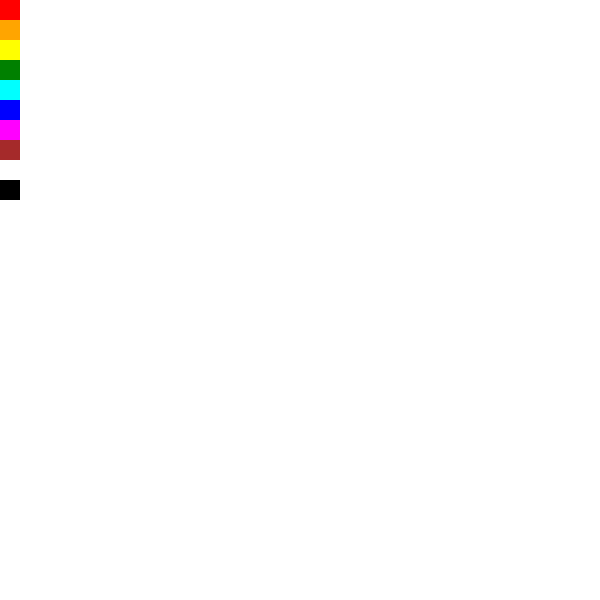
Frame 1 (no input)
Frame 60 (no input): identical to frame 1, image omitted
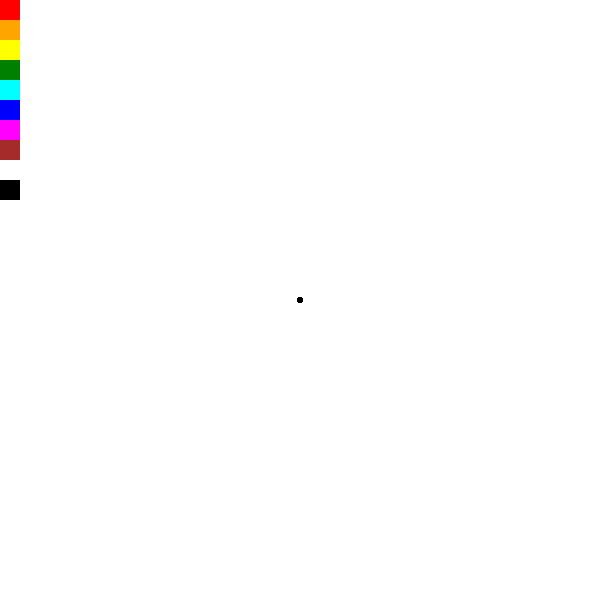
Frame 120 (the mouse pressed at the canvas centre since frame 60)

The p5.js sketch that drew these frames (run headless with seeded random() and noise() and a simulated clock; from frame 60 on, the mouse is pressed at the canvas centre):

// p5.js sketch
// ── sketch.js
function setup() {
  createCanvas(600, 600);
  background(255);
  //buttons
  push();
  noStroke();
  fill("red");
  square(0,0,20);
  fill("orange");
  square(0,20,20);
  fill("yellow");
  square(0,40,20);
  fill("green");
  square(0,60,20);
  fill("cyan");
  square(0,80,20);
  fill("blue");
  square(0,100,20);
  fill("magenta");
  square(0,120,20);
  fill("brown");
  square(0,140,20);
  fill("white");
  square(0,160,20);
  fill("black");
  square(0,180,20);
  pop();
  strokeWeight(5);
}

const BUTTON_AREA = 200;
var prev_x = 20;
var prev_y = 220;

function draw() {
  if(mouseIsPressed && !(mouseX < 20 && mouseY < BUTTON_AREA)&& !(prev_x < 20 && prev_y < BUTTON_AREA)){
    line(prev_x, prev_y, mouseX, mouseY);
  }
  prev_x = mouseX;
  prev_y = mouseY;
}

function mousePressed(){
  if(mouseX < 20 && mouseY < BUTTON_AREA){
    //pick color - button functionality
    if(mouseY < 20){
      stroke("red");
    }
    else if(mouseY < 40){
      stroke("orange");
    }
    else if(mouseY < 60){
      stroke("yellow");
    }
    else if(mouseY < 80){
      stroke("green");
    }
    else if(mouseY < 100){
      stroke("cyan");
    }
    else if(mouseY < 120){
      stroke("blue");
    }
    else if(mouseY < 140){
      stroke("magenta");
    }
    else if(mouseY < 160){
      stroke("brown");
    }
    else if(mouseY < 180){
      stroke("white");
    }
    else if(mouseY < 200){
      stroke("black");
    }
  }
}
